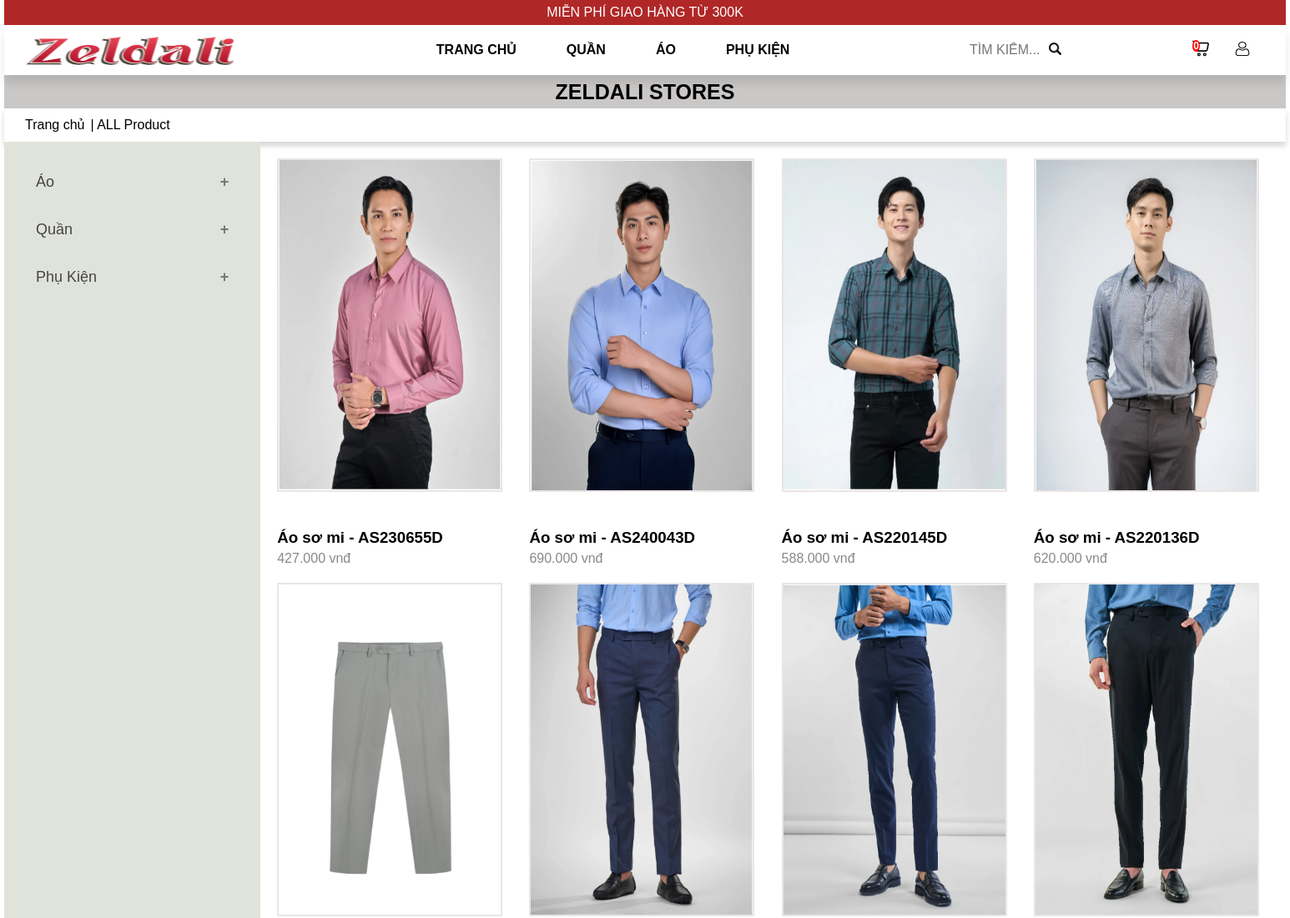
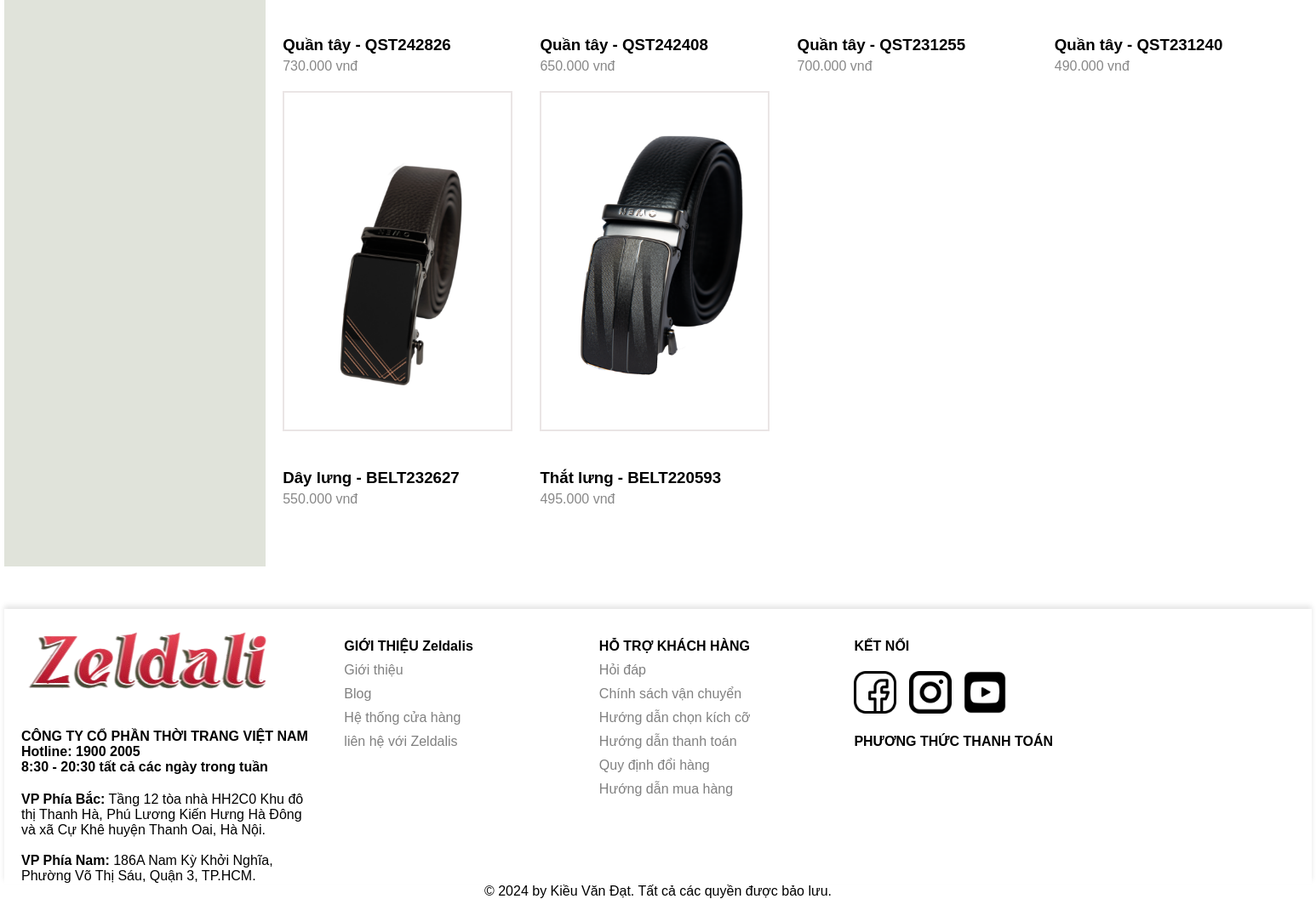
The page /index.php?act=Products on the database its author committed (2 pictures, top to bottom).
### tables this page shows
CREATE TABLE `categories` (
  `id` int NOT NULL,
  `cate_name` varchar(255) NOT NULL,
  `type` varchar(10) NOT NULL
);

CREATE TABLE `products` (
  `id` int NOT NULL,
  `name` varchar(255) NOT NULL,
  `image` varchar(255) DEFAULT NULL,
  `price` decimal(25,2) DEFAULT NULL,
  `description` text,
  `content` text,
  `type` varchar(10) NOT NULL,
  `status` enum('active','inactive') DEFAULT 'active',
  `category_id` int NOT NULL,
  `view` int DEFAULT '0',
  `created_at` timestamp NULL DEFAULT CURRENT_TIMESTAMP
);

### app/Database/Functions.php (called while the page is built, shortened)
<?php
function view($path_view, $data=[]){
    extract($data);
    $path_view  = str_replace(".","/", $path_view);
    include_once "app/Views/$path_view.php";
};

### app/Controllers/Client/ProductController.php (called while the page is built, shortened)
<?php
class ProductController {
    public function index(){
        $categories = (new Category)->all();
        $products = (new Product)->all();
        return view('Client.products', compact('categories', 'products', 'searchData'));
    }
}

### Router/Web.php (called while the page is built, shortened)
<?php
$act = $_GET['act'] ?? "";
$id = $_GET['id'] ?? "";
$role = $_GET['role'] ?? null;
if (!isset($role)) {
    match ($act) {
        'RegisterForm' => $RegisterController->index(),
        'StorageUser' => $RegisterController->Storage(),
        'LoginForm' => $LoginController->index(),
        'Login' => $LoginController->login(),
        'Products' => $ProductController->index(),
        'Category' => $ProductInCategoryController->index(),
        'Logout' => $LoginController->logout(),
        'Information' => $InformationController->index(),
        'Detail' => $DetailController->index(),
        'AddToCart' => $CartController->addToCart(),
        'Cart' => $CartController->index(),
        'DeleteInCart' => $CartController->delete(),
        'UpdateCart' => $CartController->updateCart(),
        'CheckOutForm' => $CheckOutController->index(),
        'CheckOut' => $CheckOutController->checkOut(),
        'ChangeInforForm' => $ChangeInformationController->UpdateForm(),
        'ChangeInformation' => $ChangeInformationController->update($id),
        'Order' => $OrdersController->index(),
        'CancelOrder' => $OrdersController->cancel($id),
        'AddComment' => $CommentController->addComment(),
        default => $HomeController->index()
    };
}
?>

### index.php (called while the page is built, shortened)
<?php
include_once "app/Database/Database.php";
include_once "app/Database/Functions.php";
include_once "app/Models/Category.php";
include_once "app/Models/Product.php";
include_once  "app/Controllers/Client/ProductController.php";
include_once "Router/Web.php";

### app/Database/Database.php (called while the page is built, shortened)
<?php
class Database
{
    private $pdo;
    public function __construct()
    {
        try {
            $this->pdo = new PDO("mysql:host=" . HOST . ";port=" . PORT . ";dbname=" . DBNAME,USERNAME,PASSWORD);
            $this->pdo->setAttribute(PDO::ATTR_ERRMODE, PDO::ERRMODE_EXCEPTION);
        } catch (Exception $error) {
            echo "<h1>Lỗi kết nối CSDL: " . $error->getMessage() . "</h1>";
        }
    }
    public function getConnection()
    {
        return $this->pdo;
    }
    public function __destruct()
    {
        $this->pdo = null;
    }
}

### app/Models/Category.php (called while the page is built, shortened)
<?php
class Category {
    public $pdo;
    public function __construct(){
        $db = new Database();
        $this->pdo = $db->getConnection();
    }
    public function all(){
        $sql = "SELECT * FROM categories";
        $stmt = $this->pdo->prepare($sql);
        $stmt->execute();
        return $stmt->fetchAll(PDO::FETCH_ASSOC);
    }
}
?>

### app/Models/Product.php (called while the page is built, shortened)
<?php
class Product
{
    public $pdo;
    public function __construct()
    {
        $db = new Database();
        $this->pdo = $db->getConnection();
    }
    public function all()
    {
        $sql = "SELECT p.*, cate_name
                FROM products p
                JOIN categories c ON p.category_id = c.id";
        $stmt = $this->pdo->prepare($sql);
        $stmt->execute();
        return $stmt->fetchAll(PDO::FETCH_ASSOC);
    }
}

### app/Views/Client/products.php (the view, shortened to what this page needs)
<?php
include_once VIEW . "Client/base/header.php";
?>
<link rel="stylesheet" href="Assets/Client/Css/category.css">
<div class="main">
    <div class="gray-line">ZELDALI STORES</div>
    <div class="back-main">
        <a href="index.php?act=">Trang chủ</a> | ALL Product
    </div>
    <div class="containers">
        <div class="sidebar">
            <?php
            $displayedTypes = [];
            foreach ($categories as $category):
                if (!in_array($category['type'], $displayedTypes)):
                    $displayedTypes[] = $category['type'];
            ?>
                <button class="accordion"><?= $category['type'] ?></button>
            <?php
                endif;
            endforeach;
            ?>
        </div>
        <div class="content">
            <div class="products">
                <?php
                foreach ($products as $product):
                    if (empty($searchData) || strpos(strtolower($product['name']), strtolower($searchData)) !== false):
                ?>
                    <div class="product-card">
                        <div class="product-image">
                            <img src="<?= $product['image'] ?>" alt="">
                        </div>
                        <div class="product-name-price">
                            <h3><?= $product['name'] ?></h3>
                            <span><?= number_format($product['price'], 0, ',', '.') ?> vnđ</span>
                        </div>
                    </div>
                <?php
                    endif;
                endforeach;
                ?>
            </div>
        </div>
    </div>
</div>
<?php include_once VIEW . "Client/base/foot.php"; ?>

### Assets/Client/Css/main.css (style rules this page uses)
* { margin: 0;padding: 0;box-sizing: border-box; }
body { font-family: Arial, sans-serif; overflow-x: hidden; }
.main { justify-items: center }
.products { width: 100%; max-width: 100%; }
.product-card { width: 330px; position: relative; }
.products { display: grid; grid-template-columns: 1fr 1fr 1fr 1fr; gap:20px; margin-bottom: 50px; }
.product-image img { width: 330px; height: 500px; border: 2px solid rgb(234, 229, 229); }
.product-name-price { padding-top: 20px; }
.product-name-price h3 { margin-bottom: 20px; }

### Assets/Client/Css/category.css (style rules this page uses)
.gray-line { display: flex; align-items: center; justify-content: center; font-weight: bold; font-size: 25px; width: 100%; height: 40px; background: rgb(202, 199, 199); }
.back-main { display: flex; align-items: center; padding-left: 25px; width: 100%; height: 40px; box-shadow: 0 5px 6px rgb(216, 214, 214); }
.back-main a { text-decoration: none; color: black; padding-right: 7px; }
.containers { display: grid; grid-template-columns: 20% 80%; width: 100%; }
.sidebar { width: 100%; background-color: #e0e3da; padding: 20px; }
.accordion { background: #e0e3da; color: #444; cursor: pointer; padding: 18px; width: 100%; border: none; text-align: left; outline: none; font-size: 18px; transition: 0.4s; }
.accordion:after { content: '\002B'; color: #777; font-weight: bold; float: right; margin-left: 5px; }
.content { width: 80%; padding: 20px; }
.products { width: 100%; max-width: 100%; }
.products { display: grid; grid-template-columns: 1fr 1fr 1fr 1fr; gap:20px; margin-bottom: 50px; }
.product-card { width: 270px; position: relative; }
.product-image img { width: 270px; height: 400px; border: 2px solid rgb(234, 229, 229); }
.product-name-price { margin-top: 10px; }
.product-name-price h3 { margin: 10px 0 5px 0; }
.product-name-price span { color: #888; }
.content { width: 100%; }

### rows shown on the page
categories: type "Áo"
categories: type "Quần"
categories: type "Phụ Kiện"
products: image (picture), name "Áo sơ mi - AS230655D", price "427.000"
products: image (picture), name "Áo sơ mi - AS240043D", price "690.000"
products: image (picture), name "Áo sơ mi - AS220145D", price "588.000"
products: image (picture), name "Áo sơ mi - AS220136D", price "620.000"
products: image (picture), name "Quần tây - QST242826", price "730.000"
products: image (picture), name "Quần tây - QST242408", price "650.000"
products: image (picture), name "Quần tây - QST231255", price "700.000"
products: image (picture), name "Quần tây - QST231240", price "490.000"
products: image (picture), name "Dây lưng - BELT232627", price "550.000"
products: image (picture), name "Thắt lưng - BELT220593", price "495.000"

### other values the page prints
$_SESSION['totalQuantity'] "0"
